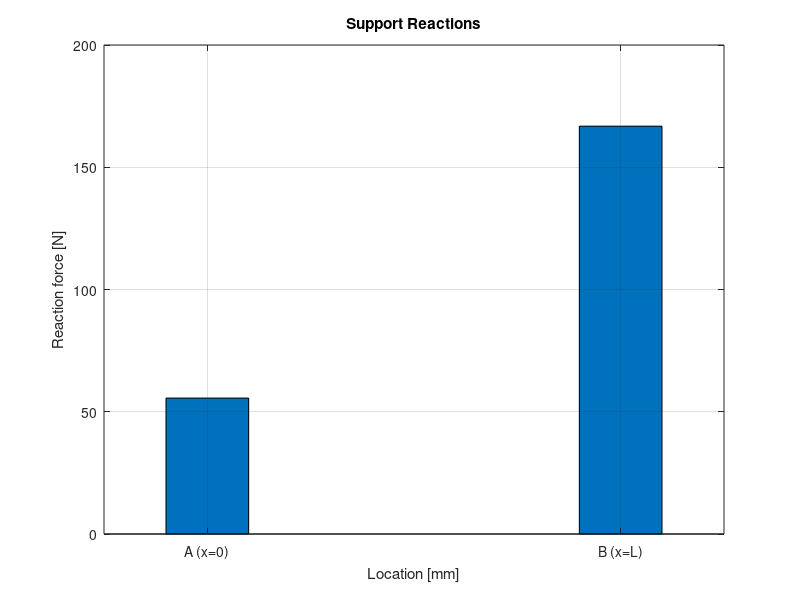
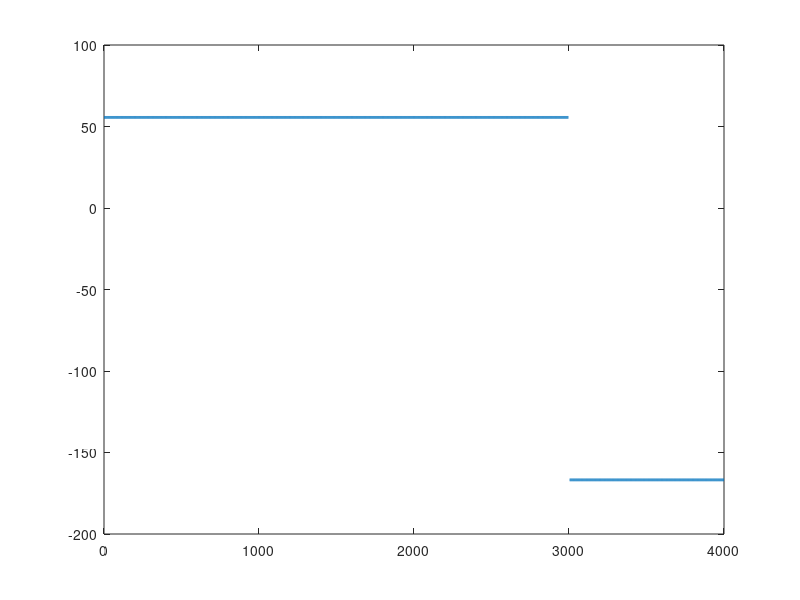

Source code (MATLAB) for these figures, in order: (Note: this script raises an error after producing the figures.)
clear;
clc;
close all;

%% ---- Inputs ----
E = 69000;        % [N/mm^2] Young's modulus
I = 2.475e6;      % [mm^4] second moment of area
P = 222.4;        % [N] point load
L = 4000;         % [mm] span
a = 3000;         % [mm] load location from left support (set a > L/2)

if ~(a > L/2 && a < L)
    error('Choose a load location a such that L/2 < a < L.');
end

%% ---- Reactions (static equilibrium) ----
RA = P*(L - a)/L;   % [N]
RB = P*a/L;         % [N]

%% ---- Discretization ----
npts = 1001;
x = linspace(0,L,npts);
left  = x <= a;
right = x >= a;

%% ---- Shear force V(x) [N] ----
V = nan(size(x));
V(left)  = RA;
V(right) = RA - P;

% Make the jump visible at x=a
[~,iMid] = min(abs(x - a));
V(iMid) = NaN;

%% ---- Bending moment M(x) [N*mm] ----
M = zeros(size(x));
M(left)  = RA .* x(left);
M(right) = RA .* x(right) - P .* (x(right) - a);

Mmax = RA*a;             % also equals RB*(L-a) = P*a*(L-a)/L
xMmax = a;

%% ---- Deflection v(x) [mm], downward negative
% Piecewise closed-form solution for simply supported beam, point load at a
% Derived from EI v'' = M with v(0)=v(L)=0 and continuity at x=a.
% Region 1: 0 <= x <= a
%   v1(x) = P*x*( -a*(2L^2 - 3La + a^2) + x^2*(L-a) ) / (6*E*I*L)
% Region 2: a <= x <= L
%   v2(x) = P*a*( L*(a^2 + 3x^2) - x*(2L^2 + a^2 + x^2) ) / (6*E*I*L)
v = zeros(size(x));
v(left)  = (P .* x(left) .* ( -a*(2*L^2 - 3*L*a + a^2) + x(left).^2.*(L - a) )) ...
           ./ (6*E*I*L);
v(right) = (P .* a .* ( L*(a^2 + 3*x(right).^2) - x(right).*(2*L^2 + a^2 + x(right).^2) )) ...
           ./ (6*E*I*L);

% Max deflection (numerical locate)
[~,iVmax] = min(v);  % most negative
vmax = v(iVmax);     % [mm]
xvmax = x(iVmax);    % [mm]

%% ---- Axial force N(x) [N] ----
N = zeros(size(x));  % zero for vertical point load on simply supported beam

%% ---- Plots ----
% 1) Reactions
figure; 
bar([0 L],[RA RB],0.2);
title('Support Reactions');
xlabel('Location [mm]'); ylabel('Reaction force [N]');
set(gca,'XTick',[0 L],'XTickLabel',{'A (x=0)','B (x=L)'}); grid on;

% 2) Shear force
figure;
plot(x,V,'LineWidth',2); hold on;
xline(a,'--'); legend('V(x)','Load at x=a','Location','best');
title('Shear Force Diagram V(x)');
xlabel('x [mm]'); ylabel('Shear force [N]'); grid on;

% 3) Bending moment
figure;
plot(x,M,'LineWidth',2); hold on;
plot(xMmax,Mmax,'ro','MarkerFaceColor','r');
xline(a,'--');
text(xMmax,Mmax,sprintf('  M_{max}=%.1f N·mm',Mmax), ...
    'VerticalAlignment','bottom','HorizontalAlignment','left');
title('Bending Moment Diagram M(x)');
xlabel('x [mm]'); ylabel('Moment [N·mm]'); grid on;

% 4) Deflection
figure;
plot(x,v,'LineWidth',2); hold on;
plot(xvmax,vmax,'ro','MarkerFaceColor','r');
xline(a,'--');
text(xvmax,vmax,sprintf('  v_{max}=%.3f mm at x=%.1f mm',vmax,xvmax), ...
    'VerticalAlignment','bottom','HorizontalAlignment','left');
title('Deflection v(x) (downward negative)');
xlabel('x [mm]'); ylabel('Deflection [mm]'); grid on;

% 5) Axial force
figure;
plot(x,N,'LineWidth',2); xline(a,'--');
title('Axial Force N(x)'); xlabel('x [mm]'); ylabel('Axial force [N]'); grid on;

%% ---- Console summary ----
fprintf('Reactions: RA = %.3f N, RB = %.3f N\n', RA, RB);
fprintf('M_max at x = a = %.1f mm: M_max = %.1f N·mm\n', a, Mmax);
fprintf('v_max at x = %.1f mm: v_max = %.4f mm (down)\n', xvmax, vmax);